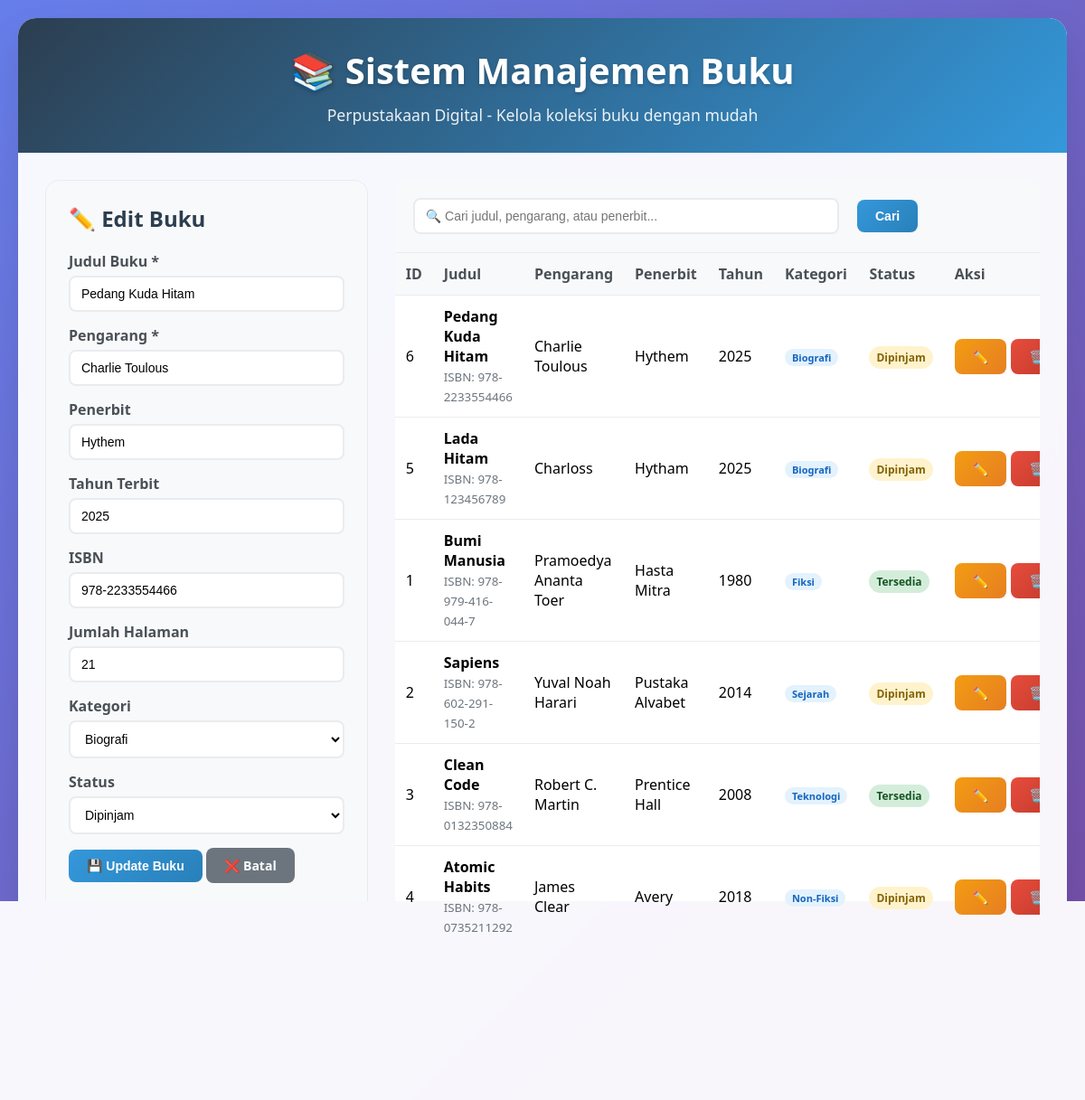
/?edit=6, run on the app's committed database.
### tables this page shows
CREATE TABLE `buku` (
  `id` int(11) NOT NULL,
  `judul` varchar(255) NOT NULL,
  `pengarang` varchar(255) NOT NULL,
  `penerbit` varchar(255) DEFAULT NULL,
  `tahun_terbit` year(4) DEFAULT NULL,
  `isbn` varchar(20) DEFAULT NULL,
  `jumlah_halaman` int(11) DEFAULT NULL,
  `kategori` enum('Fiksi','Non-Fiksi','Sains','Teknologi','Sejarah','Biografi','Pendidikan') DEFAULT 'Fiksi',
  `status` enum('Tersedia','Dipinjam','Rusak') DEFAULT 'Tersedia',
  `tanggal_masuk` timestamp NOT NULL DEFAULT current_timestamp(),
  `tanggal_update` timestamp NOT NULL DEFAULT current_timestamp() ON UPDATE current_timestamp()
);

### config.php (called while the page is built, shortened)
<?php
class Database {
    private $host = "localhost";
    private $username = "root";
    private $password = "";
    private $database = "perpustakaan";
    private $connection;
    public function __construct() {
        try {
            $this->connection = new PDO(
                "mysql:host={$this->host};dbname={$this->database};charset=utf8",
                $this->username,
                $this->password,
                [
                    PDO::ATTR_ERRMODE => PDO::ERRMODE_EXCEPTION,
                    PDO::ATTR_DEFAULT_FETCH_MODE => PDO::FETCH_ASSOC
                ]
            );
        } catch(PDOException $e) {
            die("Koneksi database gagal: " . $e->getMessage());
        }
    }
    public function getConnection() {
        return $this->connection;
    }
}
class BukuManager {
    private $db;
    public function __construct() {
        $database = new Database();
        $this->db = $database->getConnection();
    }
    public function readAll() {
        $sql = "SELECT * FROM buku ORDER BY tanggal_masuk DESC";
        $stmt = $this->db->prepare($sql);
        $stmt->execute();
        return $stmt->fetchAll();
    }
    public function readById($id) {
        $sql = "SELECT * FROM buku WHERE id = :id";
        $stmt = $this->db->prepare($sql);
        $stmt->execute([':id' => $id]);
        return $stmt->fetch();
    }
}
?>
<?php
$bukuManager = new BukuManager();
$search = $_GET['search'] ?? '';
if ($search) {
    $books = $bukuManager->search($search);
} else {
    $books = $bukuManager->readAll();
}
?>

### index.php (the view, shortened to what this page needs)
<?php
require_once 'config.php';
$bukuManager = new BukuManager();
$search = $_GET['search'] ?? '';
if ($search) {
    $books = $bukuManager->search($search);
} else {
    $books = $bukuManager->readAll();
}
$editBook = null;
if (isset($_GET['edit'])) {
    $editBook = $bukuManager->readById($_GET['edit']);
}
?>
<!DOCTYPE html>
<html lang="id">
<head>
    <link rel="stylesheet" href="styles.css">
</head>
<body>
    <div class="container">
        <div class="header">
            <h1>📚 Sistem Manajemen Buku</h1>
            <p>Perpustakaan Digital - Kelola koleksi buku dengan mudah</p>
        </div>
        <div class="main-content">
            <div class="form-section">
                <h2><?= $editBook ? '✏️ Edit Buku' : '➕ Tambah Buku Baru' ?></h2>
                <form method="POST" action="">
                    <div class="form-group">
                        <label for="judul">Judul Buku *</label>
                        <input type="text" id="judul" name="judul" required
                               value="<?= $editBook ? htmlspecialchars($editBook['judul']) : '' ?>"
                               placeholder="Masukkan judul buku">
                    </div>
                    <div class="form-group">
                        <label for="pengarang">Pengarang *</label>
                        <input type="text" id="pengarang" name="pengarang" required
                               value="<?= $editBook ? htmlspecialchars($editBook['pengarang']) : '' ?>"
                               placeholder="Nama pengarang">
                    </div>
                    <div class="form-group">
                        <label for="penerbit">Penerbit</label>
                        <input type="text" id="penerbit" name="penerbit"
                               value="<?= $editBook ? htmlspecialchars($editBook['penerbit']) : '' ?>"
                               placeholder="Nama penerbit">
                    </div>
                    <div class="form-group">
                        <label for="tahun_terbit">Tahun Terbit</label>
                        <input type="number" id="tahun_terbit" name="tahun_terbit"
                               min="1800" max="<?= date('Y') ?>"
                               value="<?= $editBook ? $editBook['tahun_terbit'] : '' ?>"
                               placeholder="<?= date('Y') ?>">
                    </div>
                    <div class="form-group">
                        <label for="isbn">ISBN</label>
                        <input type="text" id="isbn" name="isbn"
                               value="<?= $editBook ? htmlspecialchars($editBook['isbn']) : '' ?>"
                               placeholder="978-xxx-xxx-xxx-x">
                    </div>
                    <div class="form-group">
                        <label for="jumlah_halaman">Jumlah Halaman</label>
                        <input type="number" id="jumlah_halaman" name="jumlah_halaman"
                               min="1"
                               value="<?= $editBook ? $editBook['jumlah_halaman'] : '' ?>"
                               placeholder="Contoh: 250">
                    </div>
                    <div class="form-group">
                        <label for="kategori">Kategori</label>
                        <select id="kategori" name="kategori">
                            <option value="Biografi" <?= ($editBook && $editBook['kategori'] == 'Biografi') ? 'selected' : '' ?>>Biografi</option>
                        </select>
                    </div>
                    <div class="form-group">
                        <label for="status">Status</label>
                        <select id="status" name="status">
                            <option value="Dipinjam" <?= ($editBook && $editBook['status'] == 'Dipinjam') ? 'selected' : '' ?>>Dipinjam</option>
                        </select>
                    </div>
                    <button type="submit" class="btn btn-primary">
                        <?= $editBook ? '💾 Update Buku' : '➕ Tambah Buku' ?>
                    </button>
                    <?php if ($editBook): ?>
                        <a href="index.php" class="btn btn-secondary">❌ Batal</a>
                    <?php endif; ?>
                </form>
            </div>
            <div class="data-section">
                <div class="search-bar">
                    <form method="GET" action="" style="display: flex; gap: 10px; align-items: center;">
                        <input type="text" name="search" placeholder="🔍 Cari judul, pengarang, atau penerbit..."
                               value="<?= htmlspecialchars($search) ?>">
                        <button type="submit" class="btn btn-primary">Cari</button>
                    </form>
                </div>
                <div class="table-container">
                    <table>
                        <thead>
                            <tr>
                                <th>ID</th>
                                <th>Judul</th>
                                <th>Pengarang</th>
                                <th>Penerbit</th>
                                <th>Tahun</th>
                                <th>Kategori</th>
                                <th>Status</th>
                                <th>Aksi</th>
                            </tr>
                        </thead>
                        <tbody>
                            <?php if (empty($books)): ?>
                                <tr>
                                    <td colspan="8" style="text-align: center; padding: 40px; color: #6c757d;">
                                        <?= $search ? "Tidak ada buku yang ditemukan untuk pencarian '{$search}'" : "Belum ada data buku" ?>
                                    </td>
                                </tr>
                            <?php else: ?>
                                <?php foreach ($books as $book): ?>
                                    <tr>
                                        <td><?= $book['id'] ?></td>
                                        <td>
                                            <strong><?= htmlspecialchars($book['judul']) ?></strong>
                                            <?php if ($book['isbn']): ?>
                                                <br><small style="color: #6c757d;">ISBN: <?= htmlspecialchars($book['isbn']) ?></small>
                                            <?php endif; ?>
                                        </td>
                                        <td><?= htmlspecialchars($book['pengarang']) ?></td>
                                        <td><?= htmlspecialchars($book['penerbit']) ?></td>
                                        <td><?= $book['tahun_terbit'] ?></td>
                                        <td>
                                            <span class="kategori"><?= $book['kategori'] ?></span>
                                        </td>
                                        <td>
                                            <span class="status <?= strtolower($book['status']) ?>">
                                                <?= $book['status'] ?>
                                            </span>
                                        </td>
                                        <td>
                                            <div class="actions">
                                                <a href="?edit=<?= $book['id'] ?>" class="btn btn-warning">✏️</a>
                                                <a href="?delete=<?= $book['id'] ?>" class="btn btn-danger"
                                                   onclick="return confirm('Yakin ingin menghapus buku ini?')">🗑️</a>
                                            </div>
                                        </td>
                                    </tr>
                                <?php endforeach; ?>
                            <?php endif; ?>
                        </tbody>
                    </table>
                </div>
            </div>
        </div>
        <div style="padding: 0 30px 30px;">
            <div class="stats">
                <?php
                $totalBooks = count($bukuManager->readAll());
                $tersedia = count(array_filter($bukuManager->readAll(), fn($b) => $b['status'] == 'Tersedia'));
                $dipinjam = count(array_filter($bukuManager->readAll(), fn($b) => $b['status'] == 'Dipinjam'));
                $rusak = count(array_filter($bukuManager->readAll(), fn($b) => $b['status'] == 'Rusak'));
                ?>
                <div class="stat-card">
                    <div class="stat-number"><?= $totalBooks ?></div>
                    <div class="stat-label">Total Buku</div>
                </div>
                <div class="stat-card">
                    <div class="stat-number" style="color: #27ae60;"><?= $tersedia ?></div>
                    <div class="stat-label">Tersedia</div>
                </div>
                <div class="stat-card">
                    <div class="stat-number" style="color: #f39c12;"><?= $dipinjam ?></div>
                    <div class="stat-label">Dipinjam</div>
                </div>
                <div class="stat-card">
                    <div class="stat-number" style="color: #e74c3c;"><?= $rusak ?></div>
                    <div class="stat-label">Rusak</div>
                </div>
            </div>
        </div>
    </div>
</body>
</html>

### styles.css (style rules this page uses)
* { margin: 0; padding: 0; box-sizing: border-box; }
body { font-family: 'Segoe UI', Tahoma, Geneva, Verdana, sans-serif; background: linear-gradient(135deg, #667eea 0%, #764ba2 100%); min-height: 100vh; padding: 20px; }
.container { max-width: 1200px; margin: 0 auto; background: rgba(255, 255, 255, 0.95); backdrop-filter: blur(10px); border-radius: 20px; box-shadow: 0 20px 40px rgba(0, 0, 0, 0.1); overflow: hidden; }
.header { background: linear-gradient(135deg, #2c3e50, #3498db); color: white; padding: 30px; text-align: center; }
.header h1 { font-size: 2.5rem; margin-bottom: 10px; text-shadow: 0 2px 4px rgba(0, 0, 0, 0.2); }
.header p { opacity: 0.9; font-size: 1.1rem; }
.main-content { display: grid; grid-template-columns: 1fr 2fr; gap: 30px; padding: 30px; }
.form-section { background: #f8f9fa; padding: 25px; border-radius: 15px; border: 1px solid #e9ecef; }
.form-section h2 { color: #2c3e50; margin-bottom: 20px; font-size: 1.5rem; }
.form-group { margin-bottom: 15px; }
label { display: block; margin-bottom: 5px; font-weight: 600; color: #495057; }
input, select, textarea { width: 100%; padding: 10px 12px; border: 2px solid #e9ecef; border-radius: 8px; font-size: 14px; transition: all 0.3s ease; background: white; }
.btn { padding: 10px 20px; border: none; border-radius: 8px; font-size: 14px; font-weight: 600; cursor: pointer; transition: all 0.3s ease; text-decoration: none; display: inline-block; }
.btn-primary { background: linear-gradient(135deg, #3498db, #2980b9); color: white; }
.btn-warning { background: linear-gradient(135deg, #f39c12, #e67e22); color: white; }
.btn-danger { background: linear-gradient(135deg, #e74c3c, #c0392b); color: white; }
.btn-secondary { background: #6c757d; color: white; }
.data-section { background: white; border-radius: 15px; overflow: hidden; }
.search-bar { padding: 20px; background: #f8f9fa; border-bottom: 1px solid #e9ecef; }
.search-bar input { width: 70%; margin-right: 10px; }
.table-container { overflow-x: auto; }
table { width: 100%; border-collapse: collapse; }
th, td { padding: 12px; text-align: left; border-bottom: 1px solid #e9ecef; }
th { background: #f8f9fa; font-weight: 600; color: #495057; position: sticky; top: 0; }
.status { padding: 4px 8px; border-radius: 20px; font-size: 12px; font-weight: 600; }
.status.tersedia { background: #d4edda; color: #155724; }
.status.dipinjam { background: #fff3cd; color: #856404; }
.kategori { padding: 2px 8px; border-radius: 15px; font-size: 11px; font-weight: 600; background: #e3f2fd; color: #1565c0; }
.actions { display: flex; gap: 5px; }
.stats { display: grid; grid-template-columns: repeat(auto-fit, minmax(200px, 1fr)); gap: 20px; margin-bottom: 30px; }
.stat-card { background: white; padding: 20px; border-radius: 10px; text-align: center; box-shadow: 0 2px 10px rgba(0, 0, 0, 0.05); }
.stat-number { font-size: 2rem; font-weight: 700; color: #3498db; }
.stat-label { color: #6c757d; margin-top: 5px; }

### data on the page
buku: judul "Pedang Kuda Hitam", pengarang "Charlie Toulous", penerbit "Hythem", tahun_terbit "2025", isbn "978-2233554466", jumlah_halaman "21", kategori "Biografi", status "Dipinjam", id "6"
buku: id "5", judul "Lada Hitam", isbn "978-123456789", pengarang "Charloss", penerbit "Hytham", tahun_terbit "2025", kategori "Biografi", status "Dipinjam"
buku: id "1", judul "Bumi Manusia", isbn "978-979-416-044-7", pengarang "Pramoedya Ananta Toer", penerbit "Hasta Mitra", tahun_terbit "1980", kategori "Fiksi", status "Tersedia"
buku: id "2", judul "Sapiens", isbn "978-602-291-150-2", pengarang "Yuval Noah Harari", penerbit "Pustaka Alvabet", tahun_terbit "2014", kategori "Sejarah", status "Dipinjam"
buku: id "3", judul "Clean Code", isbn "978-0132350884", pengarang "Robert C. Martin", penerbit "Prentice Hall", tahun_terbit "2008", kategori "Teknologi", status "Tersedia"
buku: id "4", judul "Atomic Habits", isbn "978-0735211292", pengarang "James Clear", penerbit "Avery", tahun_terbit "2018", kategori "Non-Fiksi", status "Dipinjam"
